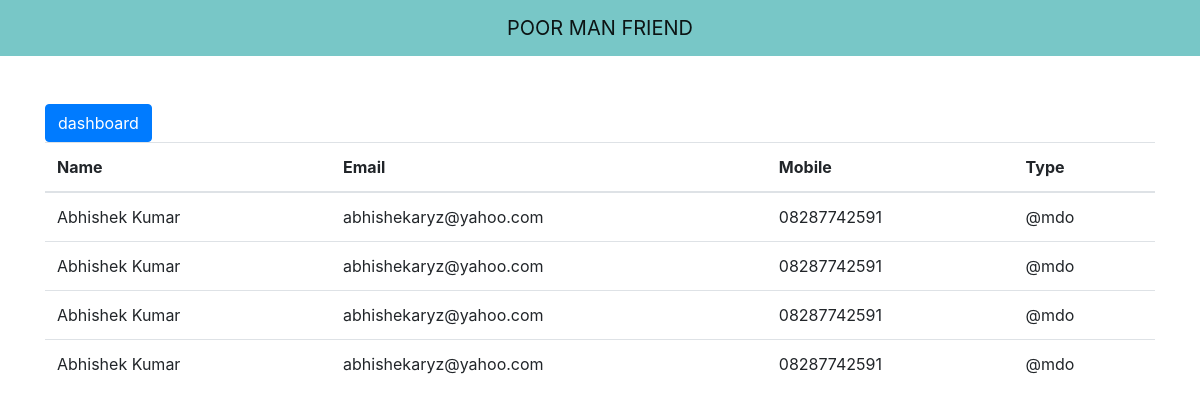
Page /list/ on the committed database.
### pmf/models.py (models this page shows)
class query_students(models.Model):
    name= models.CharField('user name' ,max_length=30)
    email = models.EmailField('user email', max_length=256)
    phone = models.CharField('user email', max_length=10)
    coaching = models.CharField('user email', max_length=80)

### pmf/views.py (the view)
# urls.py: path('list/', views.list, name='list'),
def list(request):
    data = query_students.objects.all()
    list_data = {'web_data' : data}
    return render(request, 'pmf/list.html',list_data)

### templates/pmf/list.html
{% extends 'pmf/base.html' %}
{% load static %}
{% block body %}
<a class="btn btn-primary" href="/dashboard/" role="button">dashboard</a>
<table class="table">
  <thead>
    <tr>
      <th scope="col">Name</th>
      <th scope="col">Email</th>
      <th scope="col">Mobile</th>
	  <th scope="col">Type</th>
    </tr>
  </thead>
  <tbody>
   {% for data in web_data %}
    <tr>
      <td>{{data.name}}</td>
      <td>{{data.email}}</td>
      <td>{{data.phone}}</td>
	  <td>@mdo</td>
    </tr>
    {% endfor %}
  </tbody>
</table>
{% endblock %}

### templates/pmf/base.html (shortened to what this page needs)
<!doctype html>
<html lang="en">
  <head>
     {% load static %}
    <link rel="stylesheet" href="https://stackpath.bootstrapcdn.com/bootstrap/4.5.0/css/bootstrap.min.css">
  </head>
  <body>
<div class="">
<nav class="navbar navbar-expand-lg navbar-light" style="background-color: #78C7C7;t">
    <div class="mx-auto order-0">
        <a class="navbar-brand mx-auto" href="http://127.0.0.1/">POOR MAN FRIEND</a>
    </div>
</nav>
<div class="container mt-5 ">
    {% block body %} {% endblock %}
	</div>
</div>
  </body>
</html>

### rows in the picture
query_students: name "Abhishek Kumar", email "abhishekaryz@yahoo.com", phone "08287742591"
query_students: name "Abhishek Kumar", email "abhishekaryz@yahoo.com", phone "08287742591"
query_students: name "Abhishek Kumar", email "abhishekaryz@yahoo.com", phone "08287742591"
query_students: name "Abhishek Kumar", email "abhishekaryz@yahoo.com", phone "08287742591"
